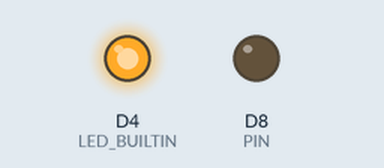
A program run on a simulated ESP8266 (NodeMCU). On the bench: output pins drawn as LEDs (lit = HIGH, except the on-board LED, lit = LOW). WiFi joins after 1.5 s; servers stay silent unless stated.

Above: at 0.1 s.
At 1.5 s:
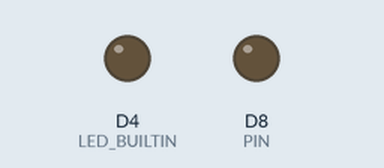
Timing chart, 0 to 3.0 s (numbered marks = the images above):
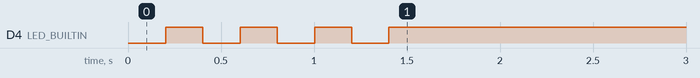

The program:

main.cpp
```cpp
#include <ESP8266WiFi.h>
#include <WiFiClient.h>
#include <ESP8266WebServer.h>
#include <ESP8266mDNS.h>

#define SSID F("Covex67")
#define PASSWORD F("135742694")
#define PIN D8
#define BUTTON_DELAY 400
#define BLINK_INTERVAL 200

ESP8266WebServer server(80);

void setup() {
  pinMode(LED_BUILTIN, OUTPUT);
  pinMode(PIN, OUTPUT);

  digitalWrite(LED_BUILTIN, 0);

  WiFi.mode(WIFI_STA);
  WiFi.begin(SSID, PASSWORD);

  static bool blink = false;
  while (WiFi.status() != WL_CONNECTED) {
    digitalWrite(LED_BUILTIN, blink);
    blink ^= 1;
    delay(BLINK_INTERVAL);
  }
  digitalWrite(LED_BUILTIN, 1);

  MDNS.begin(F("esp"));

  server.on(F("/signal"), []() {
    static char* buffer = new char[32];
    snprintf(buffer, 32, "UPTIME: %ldms", millis());

    server.send(200, F("text/plain"), buffer);

    digitalWrite(PIN, 1);
    delay(BUTTON_DELAY);
    digitalWrite(PIN, 0);
  });

  server.on(F("/on"), []() {
    server.send(200, F("text/plain"), F("ok"));

    digitalWrite(PIN, 1);
  });

  server.on(F("/off"), []() {
    server.send(200, F("text/plain"), F("ok"));

    digitalWrite(PIN, 0);
  });

  server.begin();
}

void loop() {
  server.handleClient();
  MDNS.update();
}
```
